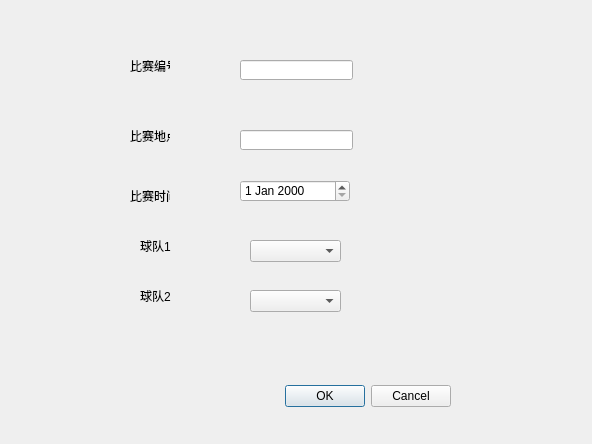
<?xml version="1.0" encoding="UTF-8"?>
<ui version="4.0">
 <class>AddMatchDialog</class>
 <widget class="QDialog" name="AddMatchDialog">
  <property name="geometry">
   <rect>
    <x>0</x>
    <y>0</y>
    <width>592</width>
    <height>444</height>
   </rect>
  </property>
  <property name="windowTitle">
   <string>Dialog</string>
  </property>
  <widget class="QDialogButtonBox" name="buttonBox">
   <property name="geometry">
    <rect>
     <x>110</x>
     <y>380</y>
     <width>341</width>
     <height>32</height>
    </rect>
   </property>
   <property name="orientation">
    <enum>Qt::Orientation::Horizontal</enum>
   </property>
   <property name="standardButtons">
    <set>QDialogButtonBox::StandardButton::Cancel|QDialogButtonBox::StandardButton::Ok</set>
   </property>
  </widget>
  <widget class="QLineEdit" name="lineEditMatchID">
   <property name="geometry">
    <rect>
     <x>240</x>
     <y>60</y>
     <width>113</width>
     <height>20</height>
    </rect>
   </property>
  </widget>
  <widget class="QLineEdit" name="lineEditMatchSite">
   <property name="geometry">
    <rect>
     <x>240</x>
     <y>130</y>
     <width>113</width>
     <height>20</height>
    </rect>
   </property>
  </widget>
  <widget class="QLabel" name="label">
   <property name="geometry">
    <rect>
     <x>130</x>
     <y>60</y>
     <width>40</width>
     <height>12</height>
    </rect>
   </property>
   <property name="text">
    <string>比赛编号</string>
   </property>
  </widget>
  <widget class="QLabel" name="label_2">
   <property name="geometry">
    <rect>
     <x>130</x>
     <y>130</y>
     <width>40</width>
     <height>12</height>
    </rect>
   </property>
   <property name="text">
    <string>比赛地点</string>
   </property>
  </widget>
  <widget class="QLabel" name="label_3">
   <property name="geometry">
    <rect>
     <x>140</x>
     <y>240</y>
     <width>40</width>
     <height>12</height>
    </rect>
   </property>
   <property name="text">
    <string>球队1</string>
   </property>
  </widget>
  <widget class="QLabel" name="label_4">
   <property name="geometry">
    <rect>
     <x>140</x>
     <y>290</y>
     <width>40</width>
     <height>12</height>
    </rect>
   </property>
   <property name="text">
    <string>球队2</string>
   </property>
  </widget>
  <widget class="QComboBox" name="comboBoxTeam1">
   <property name="geometry">
    <rect>
     <x>250</x>
     <y>240</y>
     <width>91</width>
     <height>22</height>
    </rect>
   </property>
  </widget>
  <widget class="QComboBox" name="comboBoxTeam2">
   <property name="geometry">
    <rect>
     <x>250</x>
     <y>290</y>
     <width>91</width>
     <height>22</height>
    </rect>
   </property>
  </widget>
  <widget class="QLabel" name="label_5">
   <property name="geometry">
    <rect>
     <x>130</x>
     <y>190</y>
     <width>40</width>
     <height>12</height>
    </rect>
   </property>
   <property name="text">
    <string>比赛时间</string>
   </property>
  </widget>
  <widget class="QDateEdit" name="dateEditMatchDate">
   <property name="geometry">
    <rect>
     <x>240</x>
     <y>180</y>
     <width>110</width>
     <height>22</height>
    </rect>
   </property>
  </widget>
 </widget>
 <resources/>
 <connections>
  <connection>
   <sender>buttonBox</sender>
   <signal>accepted()</signal>
   <receiver>AddMatchDialog</receiver>
   <slot>accept()</slot>
   <hints>
    <hint type="sourcelabel">
     <x>248</x>
     <y>254</y>
    </hint>
    <hint type="destinationlabel">
     <x>157</x>
     <y>274</y>
    </hint>
   </hints>
  </connection>
  <connection>
   <sender>buttonBox</sender>
   <signal>rejected()</signal>
   <receiver>AddMatchDialog</receiver>
   <slot>reject()</slot>
   <hints>
    <hint type="sourcelabel">
     <x>316</x>
     <y>260</y>
    </hint>
    <hint type="destinationlabel">
     <x>286</x>
     <y>274</y>
    </hint>
   </hints>
  </connection>
 </connections>
</ui>
